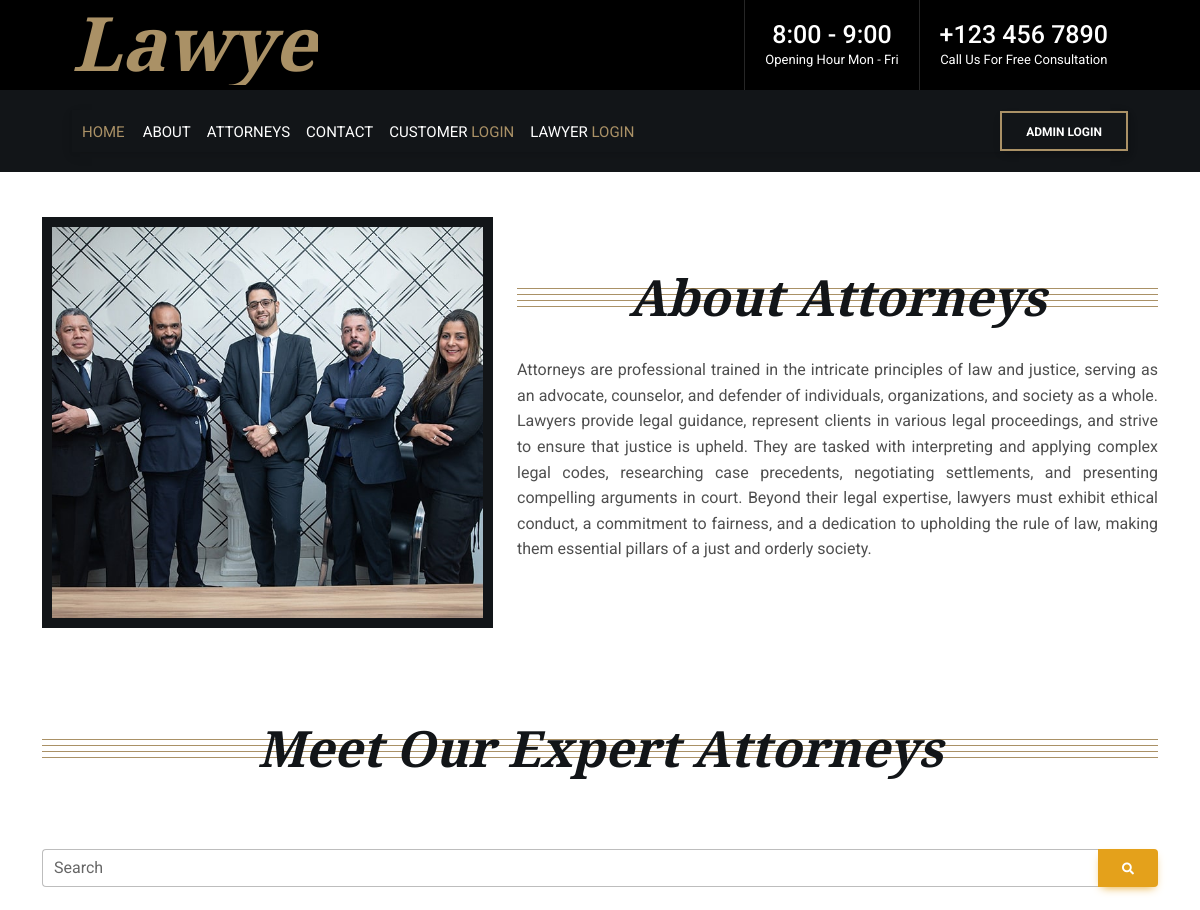
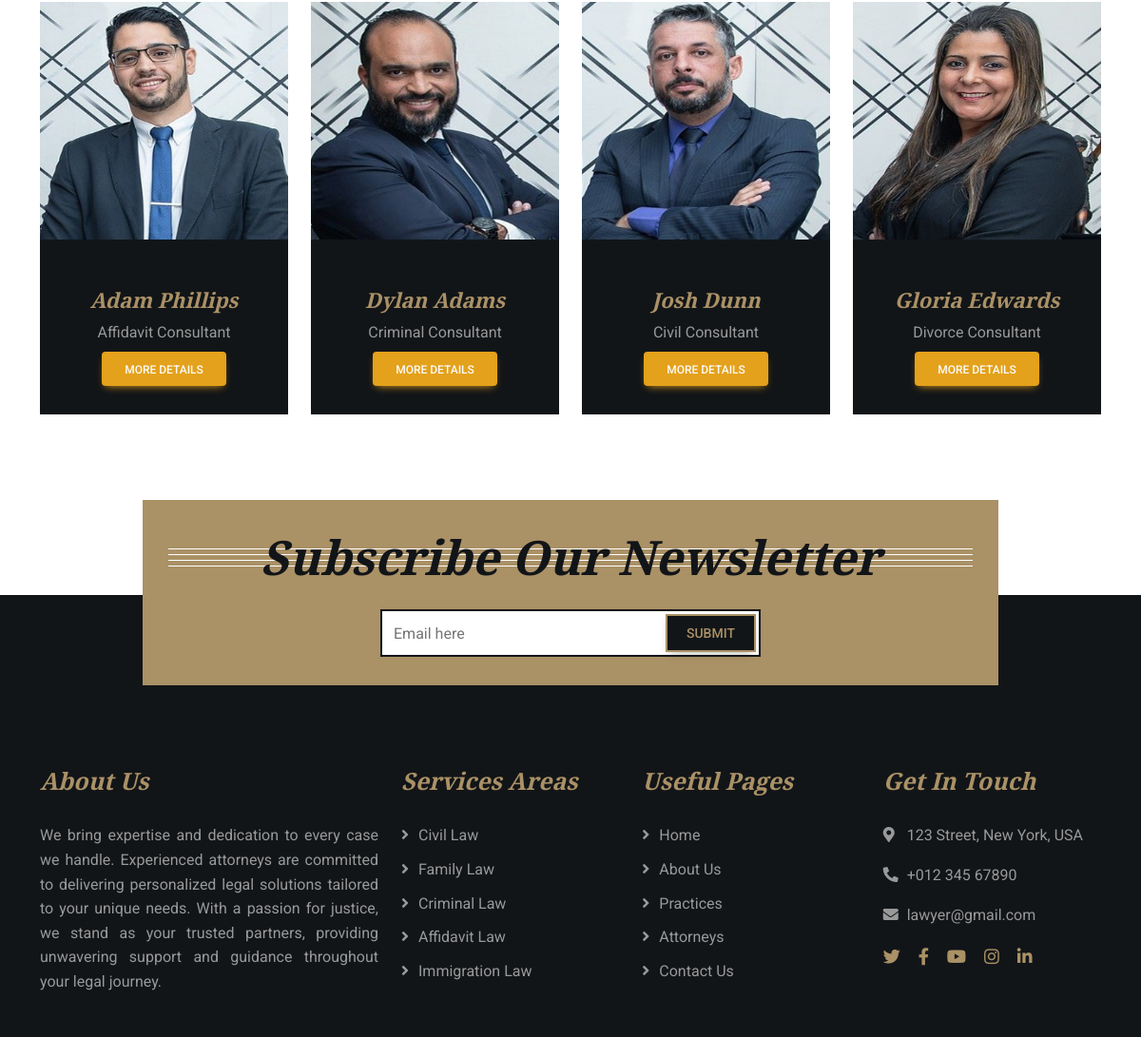
/attorney.php, run on the app's committed database (2 pictures, top to bottom).
### tables this page shows
CREATE TABLE `lawyersignup` (
  `Id` int(11) NOT NULL,
  `Lawyer_name` varchar(50) NOT NULL,
  `Email` varchar(50) NOT NULL,
  `Password` varchar(50) NOT NULL,
  `CNIC` varchar(50) NOT NULL,
  `Phone_number` varchar(50) NOT NULL,
  `City` varchar(50) NOT NULL,
  `Qualification` varchar(50) NOT NULL,
  `Services` varchar(50) NOT NULL,
  `Year_Experience` int(11) NOT NULL,
  `Pictures` varchar(50) NOT NULL
);

### attorney.php (the view, shortened to what this page needs)
<?php
include 'header.php';
?>
<link
  href="https://cdnjs.cloudflare.com/ajax/libs/mdb-ui-kit/6.4.2/mdb.min.css"
  rel="stylesheet"
/>
            <div class="about">
                <div class="container">
                    <div class="row align-items-center">
                        <div class="col-lg-5 col-md-6">
                            <div class="about-img">
                                <img src="img/about.jpg" alt="Image">
                            </div>
                        </div>
                        <div class="col-lg-7 col-md-6">
                            <div class="section-header">
                                <h2>About Attorneys</h2>
                            </div>
                            <div class="about-text">
                                <p class="text-justify">
                                    Attorneys are professional trained in the intricate principles of law and justice, serving as an advocate, counselor, and defender of individuals, organizations, and society as a whole. Lawyers provide legal guidance, represent clients in various legal proceedings, and strive to ensure that justice is upheld. They are tasked with interpreting and applying complex legal codes, researching case precedents, negotiating settlements, and presenting compelling arguments in court. Beyond their legal expertise, lawyers must exhibit ethical conduct, a commitment to fairness, and a dedication to upholding the rule of law, making them essential pillars of a just and orderly society.
                                </p>
                            </div>
                        </div>
                    </div>
                </div>
            </div>
            <div class="team">
                <div class="container">
                    <div class="section-header">
                        <h2>Meet Our Expert Attorneys</h2>
                    </div>
<br>
  <form method="post">
<div class="input-group">
  <div class="form-outline">
    <input type="search" id="form1" name="txts" class="form-control" />
    <label class="form-label" for="form1">Search</label>
  </div>
  <button type="submit" class="btn btn-warning" name="btns">
    <i class="fas fa-search"></i>
  </button>
</div>
 </form>
<br>
           <div class="row">
             <?php
            if(isset($_POST['btns']))
            {
                $search=$_POST['txts'];
                $select=mysqli_query($con, "select * from lawyersignup where Lawyer_name like '%$search%'");
                foreach($select as $data)
                {
               ?>
                 <div class="col-lg-3 col-md-6">
                   <div class="team-item">
                       <div class="team-img">
                           <img src="<?php echo './lawyer_panel/pictures/'.$data['Pictures'] ?>" height=250 alt="Team Image">
                       </div>
                       <div class="team-text">
                           <h2><?php echo $data['Lawyer_name'] ?></h2>
                           <p><?php echo $data['Services'] ?></p>
                           <a href="singlepage.php" class="btn btn-warning text-light mt-2">More Details</a>
                       </div>
                   </div>
               </div>
                 <?php
                }
            }
            else
            {
                $select=mysqli_query($con, "select * from lawyersignup");
                foreach($select as $data)
                {
               ?>
                 <div class="col-lg-3 col-md-6">
                   <div class="team-item">
                       <div class="team-img">
                           <img src="<?php echo './lawyer_panel/pictures/'.$data['Pictures'] ?>" height=250 alt="Team Image">
                       </div>
                       <div class="team-text">
                           <h2><?php echo $data['Lawyer_name'] ?></h2>
                           <p><?php echo $data['Services'] ?></p>
                           <a href="singlepage.php" class="btn btn-warning text-light mt-2">More Details</a>
                       </div>
                   </div>
               </div>
                 <?php
                }
            }
?>
                    </div>
                </div>
            </div>
            <div class="newsletter">
                <div class="container">
                    <div class="section-header">
                        <h2>Subscribe Our Newsletter</h2>
                    </div>
                    <div class="form">
                        <input class="form-control" placeholder="Email here">
                        <button class="btn">Submit</button>
                    </div>
                </div>
            </div>
<?php
include 'footer.php';
?>
    </body>
</html>

### header.php (shortened to what this page needs)
<!DOCTYPE html>
<html lang="en">
    <head>
        <link href="https://stackpath.bootstrapcdn.com/bootstrap/4.4.1/css/bootstrap.min.css" rel="stylesheet">
        <link href="https://cdnjs.cloudflare.com/ajax/libs/font-awesome/5.10.0/css/all.min.css" rel="stylesheet">
        <link href="lib/animate/animate.min.css" rel="stylesheet">
        <link href="lib/owlcarousel/assets/owl.carousel.min.css" rel="stylesheet">
        <link href="css/style.css" rel="stylesheet">
    </head>
    <body>
        <div class="wrapper">
            <div class="top-bar">
                <div class="container-fluid">
                    <div class="row">
                        <div class="col-lg-3">
                            <div class="logo">
                                <a href="index.php">
                                    <h1>Lawyer</h1>
                                </a>
                            </div>
                        </div>
                        <div class="col-lg-9">
                            <div class="top-bar-right">
                                <div class="text">
                                    <h2>8:00 - 9:00</h2>
                                    <p>Opening Hour Mon - Fri</p>
                                </div>
                                <div class="text">
                                    <h2>+123 456 7890</h2>
                                    <p>Call Us For Free Consultation</p>
                                </div>
                            </div>
                        </div>
                    </div>
                </div>
            </div>
            <div class="nav-bar">
                <div class="container-fluid">
                    <nav class="navbar navbar-expand-lg bg-dark navbar-dark">
                        <div class="collapse navbar-collapse justify-content-between" id="navbarCollapse">
                            <div class="navbar-nav mr-auto">
                                <a href="index.php" class="nav-item nav-link active">Home</a>
                                <a href="about.php" class="nav-item nav-link">About</a>
                                <a href="attorney.php" class="nav-item nav-link">Attorneys</a>
                                <a href="contact.php" class="nav-item nav-link">Contact</a>
                                <a href="customerlogin.php" class="nav-item nav-link">customer <span style='color:#aa9166;'>login</span></a>
                                <a href="lawyerlogin.php" class="nav-item nav-link">lawyer <span style='color:#aa9166;'>login</span></a>
                            </div>
                            <div class="ml-auto">
                                <a class="btn" href="adminlogin.php"><b>ADMIN LOGIN</b></a>
                            </div>
                        </div>
                    </nav>
                </div>
            </div>

### footer.php (shortened to what this page needs)
<div class="footer">
                <div class="container">
                    <div class="row">
                        <div class="col-md-6 col-lg-4">
                            <div class="footer-about">
                                <h2>About Us</h2>
                                <p class="text-justify">
                            We bring expertise and dedication to every case we handle. Experienced attorneys are committed to delivering personalized legal solutions tailored to your unique needs. With a passion for justice, we stand as your trusted partners, providing unwavering support and guidance throughout your legal journey.
                            </div>
                        </div>
                        <div class="col-md-6 col-lg-8">
                            <div class="row">
                        <div class="col-md-6 col-lg-4">
                            <div class="footer-link">
                                <h2>Services Areas</h2>
                                <a href="">Civil Law</a>
                                <a href="">Family Law</a>
                                <a href="">Criminal Law</a>
                                <a href="">Affidavit Law</a>
                                <a href="">Immigration Law</a>
                            </div>
                        </div>
                        <div class="col-md-6 col-lg-4">
                            <div class="footer-link">
                                <h2>Useful Pages</h2>
                                <a href="index.php">Home</a>
                                <a href="about.php">About Us</a>
                                <a href="index.php">Practices</a>
                                <a href="attorney.php">Attorneys</a>
                                <a href="contact.php">Contact Us</a>
                            </div>
                        </div>
                        <div class="col-md-6 col-lg-4">
                            <div class="footer-contact">
                                <h2>Get In Touch</h2>
                                <p><i class="fa fa-map-marker-alt"></i>123 Street, New York, USA</p>
                                <p><i class="fa fa-phone-alt"></i>+012 345 67890</p>
                                <p><i class="fa fa-envelope"></i>lawyer@gmail.com</p>
                                <div class="footer-social">
                                    <a href=""><i class="fab fa-twitter"></i></a>
                                    <a href=""><i class="fab fa-facebook-f"></i></a>
                                    <a href=""><i class="fab fa-youtube"></i></a>
                                    <a href=""><i class="fab fa-instagram"></i></a>
                                    <a href=""><i class="fab fa-linkedin-in"></i></a>
                                </div>
                            </div>
                        </div>
                        </div>
                    </div>
                    </div>
                </div>
            </div>
        </div>
    </body>
</html>

### data on the page
lawyersignup: Pictures (picture), Lawyer_name "Adam Phillips", Services "Affidavit Consultant"
lawyersignup: Pictures (picture), Lawyer_name "Dylan Adams", Services "Criminal Consultant"
lawyersignup: Pictures (picture), Lawyer_name "Josh Dunn", Services "Civil Consultant"
lawyersignup: Pictures (picture), Lawyer_name "Gloria Edwards", Services "Divorce Consultant"
